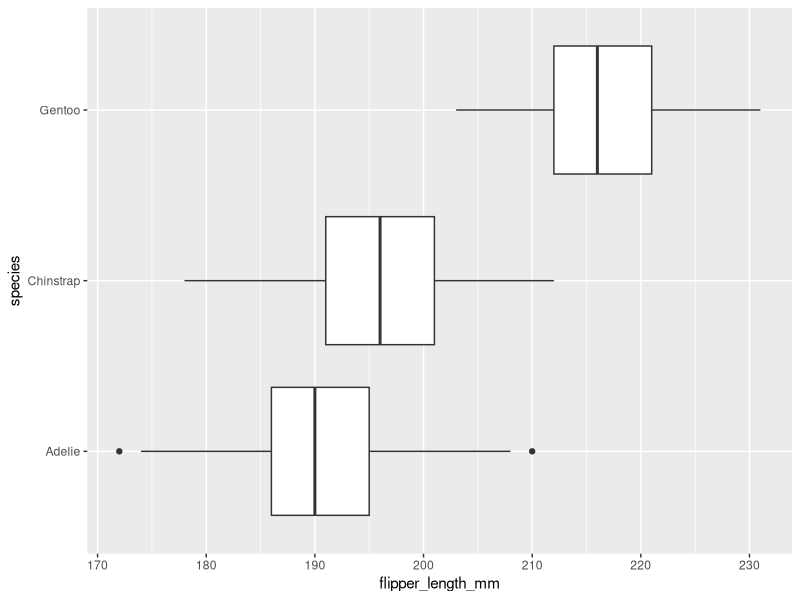
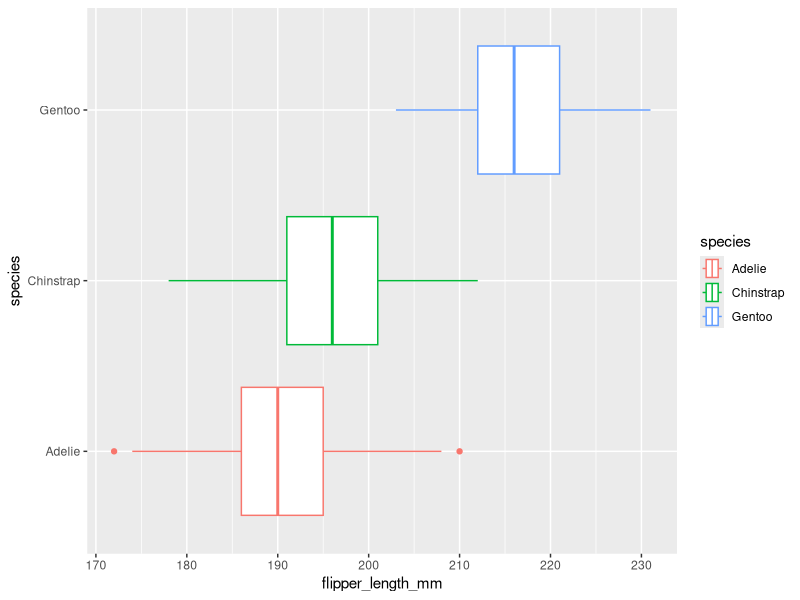
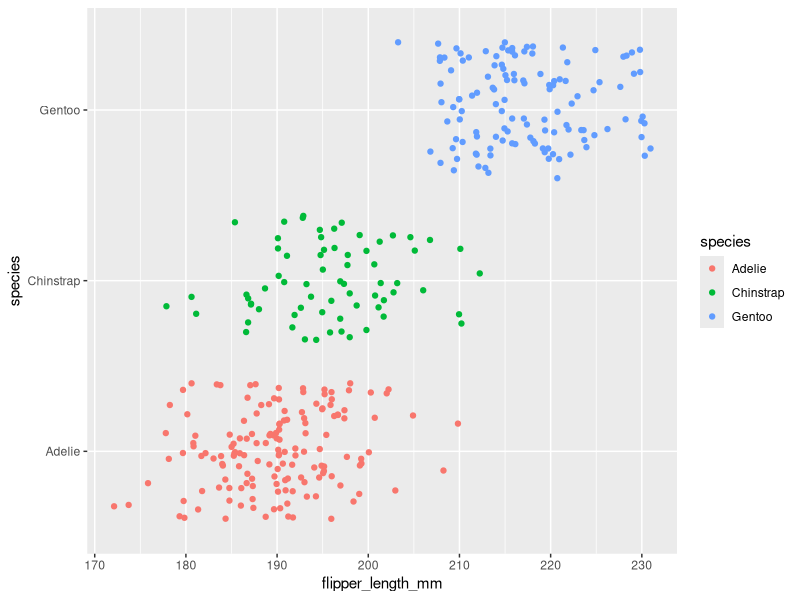
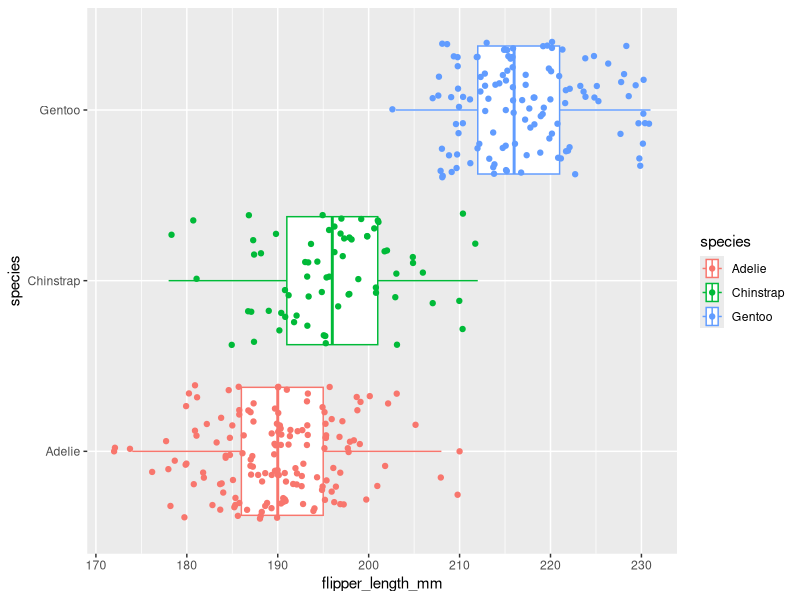

Write R code to recreate these figures, in order. (Note: this script raises an error after producing the figures.)
## ---- chunk 1
knitr::opts_chunk$set(error = TRUE)
## ---- chunk 2
library(palmerpenguins)
penguins
## ---- chunk 3
library(ggplot2)
## ---- chunk 4
ggplot(data = penguins, mapping = aes(x = flipper_length_mm, y = species)) +
  geom_boxplot()
## ---- chunk 5
ggplot(data = penguins, mapping = aes(x = flipper_length_mm, y = species, color = species)) +
  geom_boxplot()
## ---- chunk 6
ggplot(data = penguins, mapping = aes(x = flipper_length_mm, y = species, color = species)) +
  geom_jitter()
## ---- chunk 7
ggplot(data = penguins , mapping = aes(x = flipper_length_mm , y = species , color = species))+
  geom_boxplot( )+
  geom_jitter()

## ---- chunk 8
ggplot(data = penguins , mapping = aes(x = flipper_length_mm , y = species ))+
  geom_boxplot(color = white )+
  geom_jitter()

## ---- chunk 9
library(palmerpenguins)
library(ggplot2)
penguins
ggplot(data = penguins,mapping = aes(x = bill_length_mm , y = species, color= species) )+
  geom_boxplot()
  

## ---- chunk 10
library(palmerpenguins)
library(ggplot2)
penguins
ggplot(data = penguins,mapping = aes(x = bill_length_mm , y = sex, color= sex) )+
  geom_boxplot()
  


## ---- chunk 11
library(palmerpenguins)
library(ggplot2)
penguins
ggplot(data = penguins,mapping = aes(x = bill_length_mm , y = islands, color= sex) )+
  geom_boxplot()
  

## ---- chunk 12
library(palmerpenguins)
library(ggplot2)
penguins
ggplot(data = penguins , mapping = aes(x = flipper_length_mm , y = body_mass_g ))+
  geom_point()


## ---- chunk 13
library(palmerpenguins)
library(ggplot2)
penguins
ggplot(data = penguins , mapping = aes(x = flipper_length_mm , y = body_mass_g ,color = species))+
  geom_point()

## ---- chunk 14
library(palmerpenguins)
library(ggplot2)
penguins
ggplot(data = penguins , mapping = aes(x = flipper_length_mm , y = body_mass_g ,color = ))+
  geom_point(size = 5 , alpha = 1)
